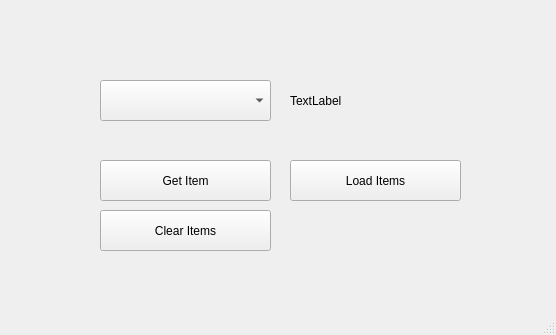
<?xml version="1.0" encoding="UTF-8"?>
<ui version="4.0">
 <class>MainWindow</class>
 <widget class="QMainWindow" name="MainWindow">
  <property name="geometry">
   <rect>
    <x>0</x>
    <y>0</y>
    <width>556</width>
    <height>335</height>
   </rect>
  </property>
  <property name="windowTitle">
   <string>MainWindow</string>
  </property>
  <widget class="QWidget" name="centralwidget">
   <widget class="QComboBox" name="cbSehirler">
    <property name="geometry">
     <rect>
      <x>100</x>
      <y>80</y>
      <width>171</width>
      <height>41</height>
     </rect>
    </property>
   </widget>
   <widget class="QLabel" name="lblResult">
    <property name="geometry">
     <rect>
      <x>290</x>
      <y>80</y>
      <width>201</width>
      <height>41</height>
     </rect>
    </property>
    <property name="text">
     <string>TextLabel</string>
    </property>
   </widget>
   <widget class="QPushButton" name="btnGetItem">
    <property name="geometry">
     <rect>
      <x>100</x>
      <y>160</y>
      <width>171</width>
      <height>41</height>
     </rect>
    </property>
    <property name="text">
     <string>Get Item</string>
    </property>
   </widget>
   <widget class="QPushButton" name="btnLoadItems">
    <property name="geometry">
     <rect>
      <x>290</x>
      <y>160</y>
      <width>171</width>
      <height>41</height>
     </rect>
    </property>
    <property name="text">
     <string>Load Items</string>
    </property>
   </widget>
   <widget class="QPushButton" name="btnClearItems">
    <property name="geometry">
     <rect>
      <x>100</x>
      <y>210</y>
      <width>171</width>
      <height>41</height>
     </rect>
    </property>
    <property name="text">
     <string>Clear Items</string>
    </property>
   </widget>
  </widget>
  <widget class="QMenuBar" name="menubar">
   <property name="geometry">
    <rect>
     <x>0</x>
     <y>0</y>
     <width>556</width>
     <height>21</height>
    </rect>
   </property>
  </widget>
  <widget class="QStatusBar" name="statusbar"/>
 </widget>
 <resources/>
 <connections/>
</ui>
